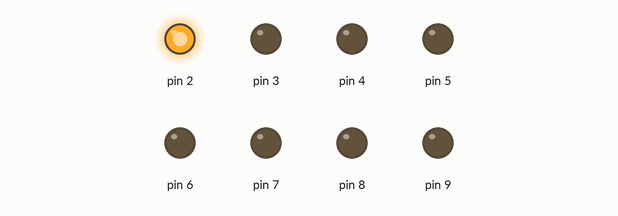
The sketch below on a simulated Arduino Uno, built with avr-gcc and run on an emulated ATmega328P. On the bench: output pins drawn as LEDs (lit = HIGH).

Above: at 0.05 s.
At 0.45 s:
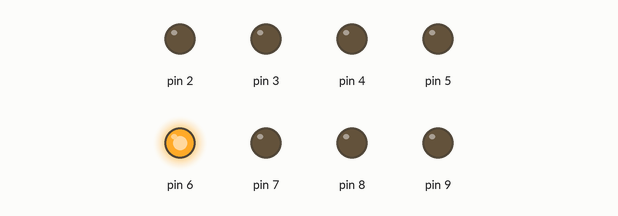
At 0.75 s:
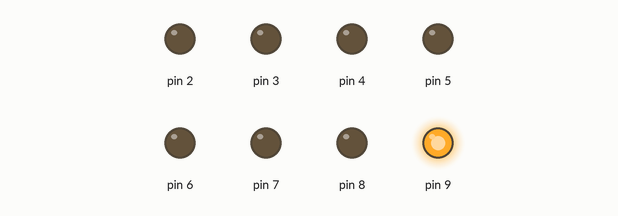
At 1.55 s:
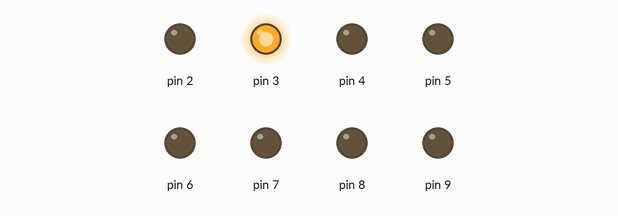
At 2.35 s:
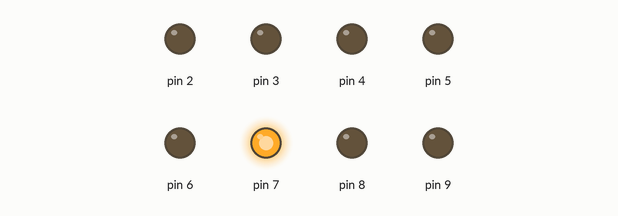
At 3.15 s:
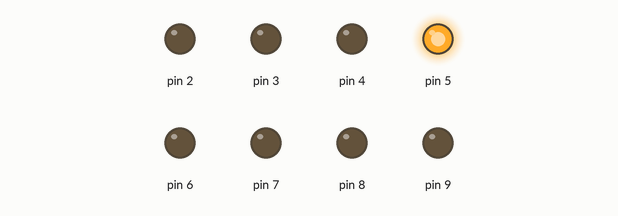
Timing chart, 0 to 3.5 s (numbered marks = the images above):
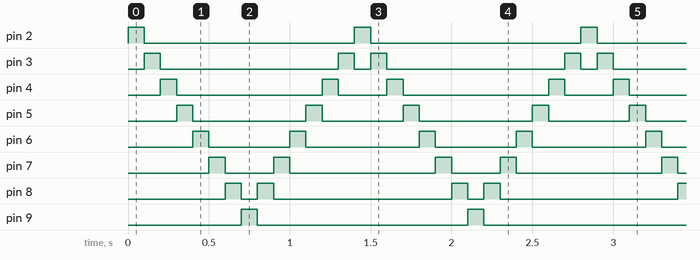

Measured:
- by itself, pin 2, pin 9: alternates HIGH for 0.10 s and LOW for 1.3 s
- by itself, pin 3: repeats every 1.4 s: LOW 1.1 s, HIGH 0.10 s, LOW 0.10 s, HIGH 0.10 s
- by itself, pin 4: repeats every 1.4 s: LOW 0.90 s, HIGH 0.10 s, LOW 0.30 s, HIGH 0.10 s
- by itself, pin 5: repeats every 1.4 s: LOW 0.70 s, HIGH 0.10 s, LOW 0.50 s, HIGH 0.10 s
- by itself, pin 6: repeats every 1.4 s: LOW 0.50 s, HIGH 0.10 s, LOW 0.70 s, HIGH 0.10 s
- by itself, pin 7: repeats every 1.4 s: LOW 0.30 s, HIGH 0.10 s, LOW 0.90 s, HIGH 0.10 s
- by itself, pin 8: repeats every 1.4 s: LOW 0.10 s, HIGH 0.10 s, LOW 1.1 s, HIGH 0.10 s

The sketch:

loop_3_multi_led.ino
```cpp
/*
  For Loop Iteration

 Demonstrates the use of a for() loop.
 Lights multiple LEDs in sequence, then in reverse.

 The circuit:
 * LEDs from pins 2 through 9 to ground

 Schemi:
 - http://lab.piffa.net/schemi/8_led_single_res_bb.png
 - http://lab.piffa.net/schemi/8_led_single_res_schem.png


 http://www.arduino.cc/en/Tutorial/ForLoop
 */

int timer = 100;           // The higher the number, the slower the timing.

void setup() {
  // use a for loop to initialize each pin as an output:
  for (int thisPin = 2; thisPin <= 9; thisPin++)  {
    pinMode(thisPin, OUTPUT);
  }
}

void loop() {
  // loop from the lowest pin to the highest:
  for (int thisPin = 2; thisPin < 9; thisPin++) {
    // turn the pin on:
    digitalWrite(thisPin, HIGH);
    delay(timer);
    // turn the pin off:
    digitalWrite(thisPin, LOW);
  }

  // loop from the highest pin to the lowest:
  for (int thisPin = 9; thisPin > 2; thisPin--) {
    // turn the pin on:
    digitalWrite(thisPin, HIGH);
    delay(timer);
    // turn the pin off:
    digitalWrite(thisPin, LOW);
  }
}
```
